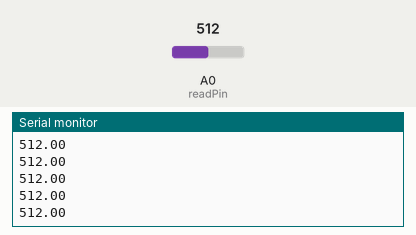
Simulated run of this sketch. Board: Arduino Uno, built with avr-gcc and run on an emulated ATmega328P. Shown: the last lines printed to the serial monitor. The inputs (shaded band) are chosen by the test bench; at power-on: A0 (readPin) = 512.

Above: at 1.2 s.
1.3 s: A0 (readPin) set to 716
At 2.1 s:
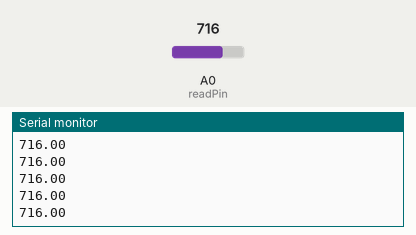
2.8 s: A0 (readPin) set to 900
At 3.5 s:
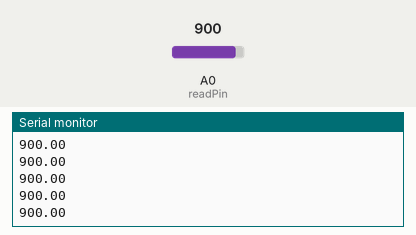
Timing chart, 0 to 5.8 s (numbered marks = the images above; inputs shaded):
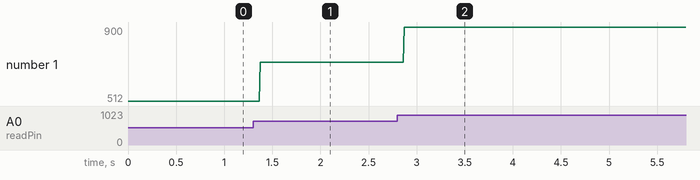

The sketch:

waterSensor.ino
```cpp
int readPin=A0;
float level;
void setup() {
  Serial.begin(9600);
  pinMode(readPin,INPUT);

}

void loop() {
  level=analogRead(readPin);
  Serial.println(level);

}
```

Measured:
- after the input at 1.3 s, the serial monitor: prints a new line after 0.07 s (image 1)
- after the input at 2.8 s, the serial monitor: prints a new line after 0.07 s (image 2)
- plotted number 1: 512 → 716 after the input at 1.3 s, 716 → 900 after the input at 2.8 s
